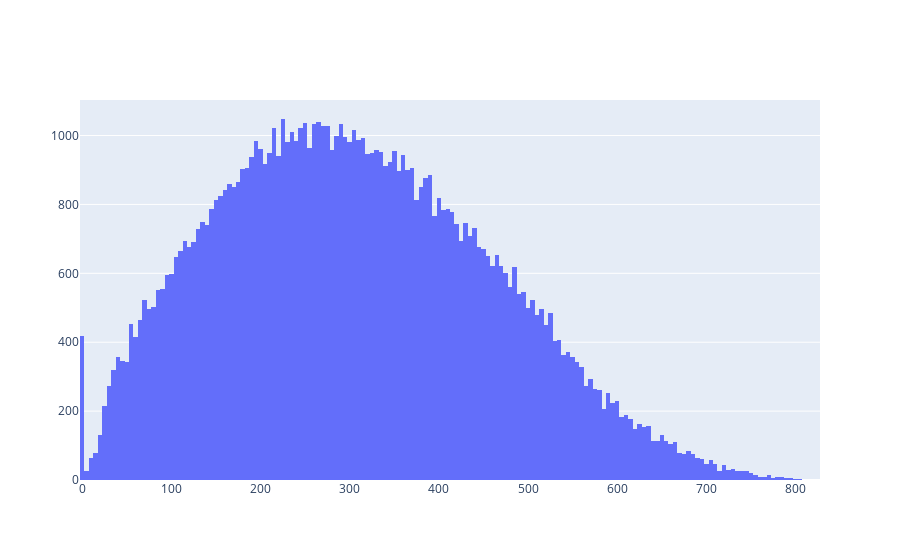

Here is the notebook cell this chart was saved with:
### Code cell
distances = placeholder[np.triu_indices(len(pts_df))]
trace = [go.Histogram(x=distances)]
iplot(trace, filename='hist_distances')

### Figure 1 — Plotly figure (JSON) as saved in the notebook; plotly's stock layout.template omitted (floating-point values rounded to 4 significant figures; data arrays with more than 128 entries replaced by an {"elided": "..."} marker saying what was removed)
{"data": [{"type": "histogram", "x": {"elided": "85078 float values"}}], "layout": {}}
